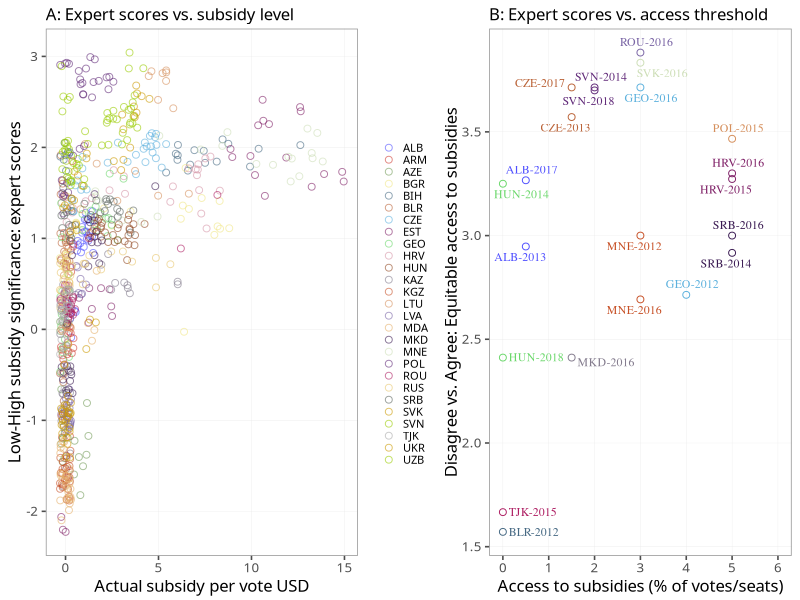
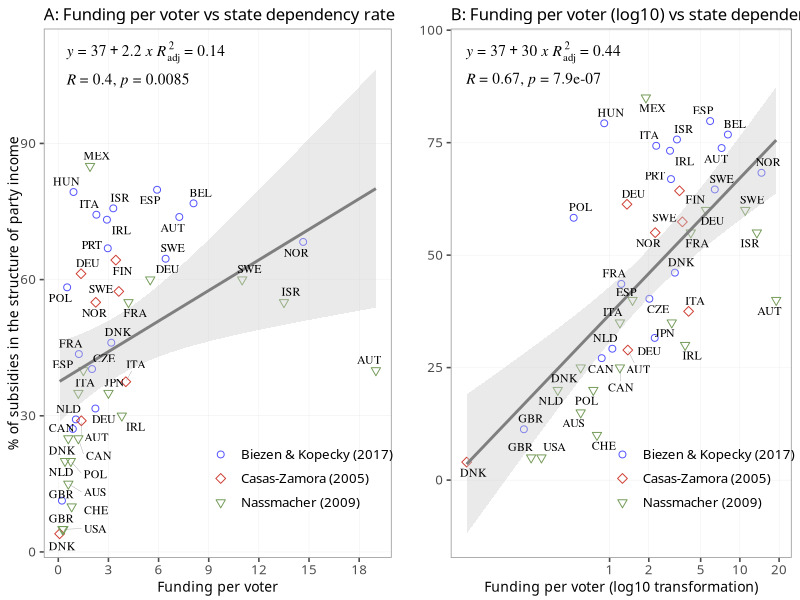

R code for these plots, in order:
## ---- chunk 1
knitr::opts_chunk$set(echo = FALSE, warning = FALSE, message = FALSE)
## ---- chunk 2
# Download R packages 
library(tidyverse)
library(scales) 
library(ggthemes) 
library(ggrepel) 
library(ggpubr) 
library(svglite) 
library(cowplot) 
library(ggsci)
## ---- chunk 3
####################################
### Import the dataset from the working directory 
dpf_dataset <- read_csv("dpf_dataset.csv", show_col_types = FALSE)
## ---- chunk 4
custom_theme <- theme_few(base_size = 12, base_family = "calibri") +
  theme(panel.border = element_rect(color = "gray60"),
        panel.grid.major = element_line(color = "grey90", size= 0.1))
## ---- chunk 5
#| label: fig-experts
#| fig-cap: "Relationship between expert scores, subsidy level and payout threshold"
#| fig-width: 8
#| fig-height: 4
expert_amount <- dpf_dataset %>% 
  ggplot(aes(x = dpfv_stat_usd, y = v2elpubfin, 
             color = country_id)) +
  geom_jitter(width = 0.3, height = 0.2, shape = 1, size = 2, alpha = 0.6) +
  scale_color_igv(name = "", palette = "default") +
  guides(color = guide_legend(ncol=1)) +
  custom_theme +
  theme(plot.title = element_text(size = 12),
        legend.text = element_text(size = 8),
        legend.box.just = "top",
        legend.key.size = unit(0.6, 'lines')) +
  labs(title = "A: Expert scores vs. subsidy level", y = "Low-High subsidy significance: expert scores", x = "Actual subsidy per vote USD")

expert_access <- dpf_dataset %>%
  mutate(labels_access_el = str_c(country_id, year, sep = "-")) %>% ### Create country-year labels
  filter(access_elections < 10) %>%
  ggplot(aes(x = access_elections, y = subsidies_eip)) +
  geom_point(aes(color = country_id),shape = 1, size = 2) +
  scale_color_igv(palette = "default") +
  geom_text_repel(aes(label = labels_access_el, color = country_id), size = 3, family = "serif") +
  scale_x_continuous(breaks = seq(0,6,1)) +
  custom_theme +
  theme(plot.title = element_text(size = 12),
        legend.position = "none") +
  labs(title = "B: Expert scores vs. access threshold", y = "Disagree vs. Agree: Equitable access to subsidies", x = "Access to subsidies (% of votes/seats)")

plot_grid(expert_amount, expert_access, rel_widths = c(1.2, 1))
## ---- chunk 6
#| label: fig-dependency
#| fig-cap: "Relationship between the level of DPF per voter and the share of DPF in the structure of party income"
#| fig-width: 8
#| fig-height: 4
#| 
dpfrv_dependence <- read_csv("dpf_dependence.csv")

### Formula for including regression model on the plot
xy_formula <- y ~ x

### Figure 5 - Left-hand panel: Bivariate relationship between DPFRV vs. state dependence rate, raw data

figure_5_A <- dpfrv_dependence %>%
  ggplot(aes(x = dpf_voter, dpf_percent)) +
  geom_point(aes(shape = author, color = author), size = 2) +
  stat_smooth(method = "lm", color = "grey50", fill = "gray80", formula = xy_formula, se = TRUE) +
  geom_text_repel(aes(label = country_id), family = "serif", size = 3, max.overlaps = 20, segment.color = "grey50", segment.size = 0.1) +
  scale_color_igv(name = "", palette = "default") +
  scale_shape_manual("", values = c(1, 5, 6)) +
  scale_x_continuous(breaks = seq(0,20,3)) +
  stat_regline_equation(
    aes(label =  paste(..eq.label.., ..adj.rr.label.., sep = "~")), label.x = 0.5, label.y = 110, family = "serif", formula = xy_formula
  ) +
  stat_cor(method = "pearson", label.x = 0.5, label.y = 104, family = "serif") +
  custom_theme +
  theme(legend.position = c(0.75, 0.15),
        title = element_text(size = 10),
        legend.key = element_blank(),
        legend.title = element_blank(),
        legend.background = element_blank()) +
  labs(title = "A: Funding per voter vs state dependency rate", x = "Funding per voter", y = "% of subsidies in the structure of party income")

### Figure 5 - Right-hand panel: Bivariate relationship between DPFRV vs. state dependence rate, transformed data

figure_5_B <- dpfrv_dependence %>%
  ggplot(aes(x = dpf_voter, dpf_percent)) +
  geom_point(aes(shape = author, color = author), size = 2) +
  stat_smooth(method = "lm", color = "grey50", fill = "gray80", formula = xy_formula, se = TRUE) +
  geom_text_repel(aes(label = country_id), family = "serif", size = 3, max.overlaps = 20, segment.color = "grey50", segment.size = 0.1) +
  scale_color_igv(name = "", palette = "default") +
  scale_shape_manual("", values = c(1, 5, 6)) +
  scale_x_log10(breaks = c(0,1,2,5,10, 20)) +
  stat_regline_equation(
    aes(label =  paste(..eq.label.., ..adj.rr.label.., sep = "~")), label.x = -1.1, label.y = 95, family = "serif", formula = xy_formula
  ) +
  stat_cor(method = "pearson", label.x = -1.1, label.y = 89, family = "serif") +
  custom_theme +
  theme(legend.position = c(0.75, 0.15),
        title = element_text(size = 10),
        legend.key = element_blank(),
        legend.title = element_blank(),
        legend.background = element_blank()) +
  labs(title = "B: Funding per voter (log10) vs state dependency rate", x = "Funding per voter (log10 transformation)", y = "")

### Combine left-hand and right-hand panels
plot_grid(figure_5_A, figure_5_B)
